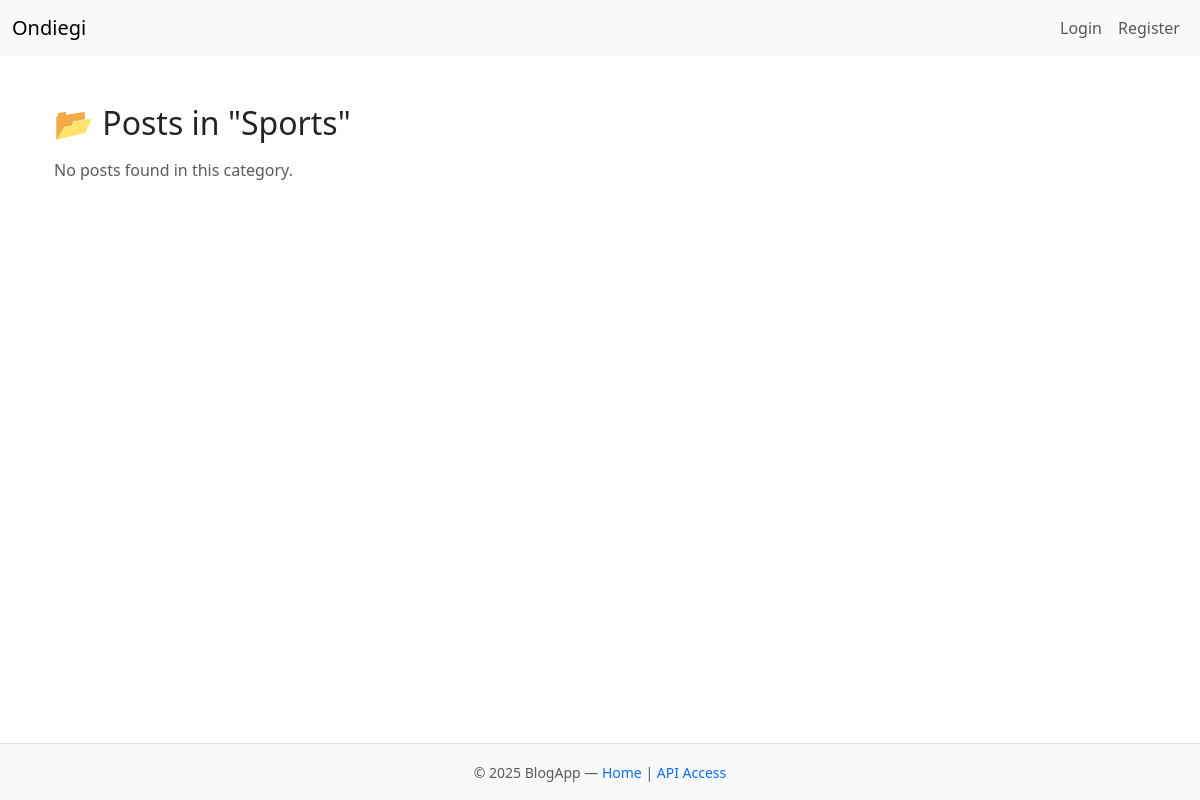
The app's page /blog/categories/sports/, older data.
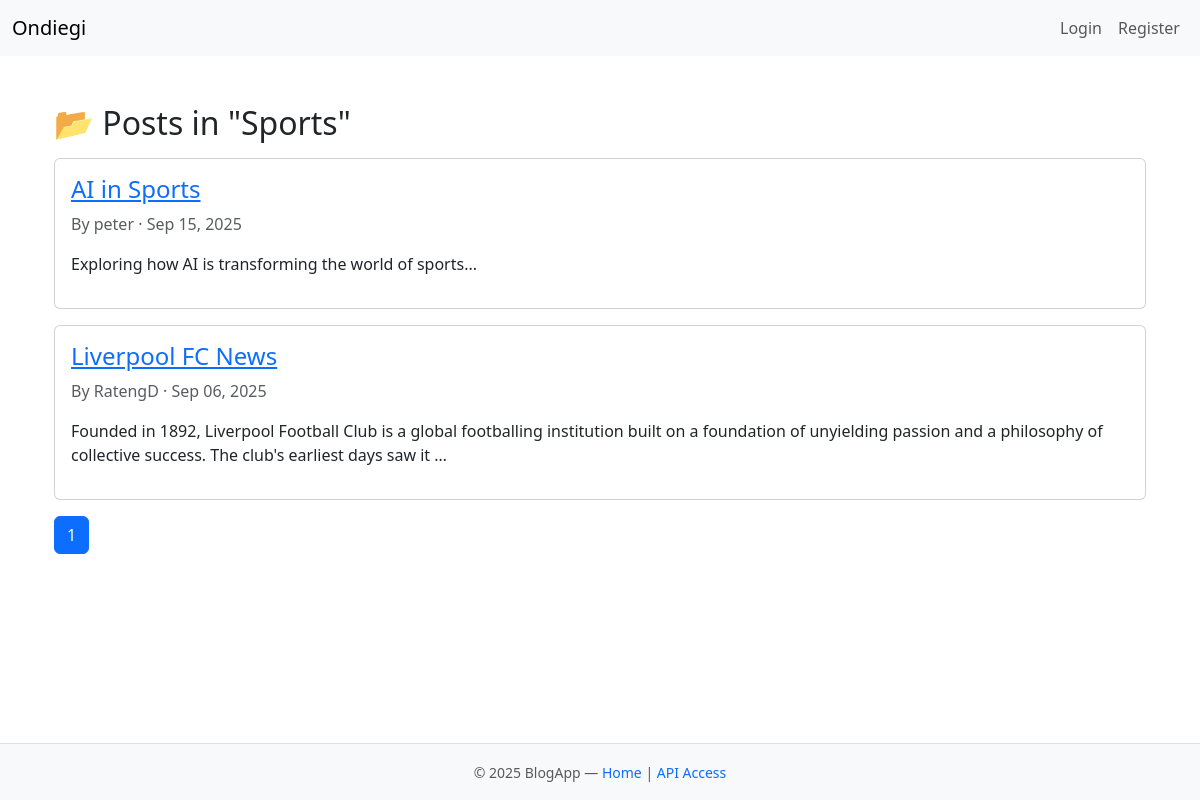
The same page, newer data.
### blog/models.py (models this page shows, shortened)
class Category(models.Model):
    name = models.CharField(max_length=100, unique=True)
    slug = models.SlugField(max_length=120, unique=True, blank=True)
    class Meta:
        verbose_name_plural = "Categories"

class BlogPost(models.Model):
    title = models.CharField(max_length=200)
    slug = models.SlugField(unique=True, blank=True)  # new field
    content = models.TextField()
    author = models.ForeignKey(User, on_delete=models.SET_NULL, null=True)
    created_at = models.DateTimeField(auto_now_add=True)
    category = models.ForeignKey(
        Category,
        related_name="posts",
        on_delete=models.SET_NULL,
        null=True,   # old posts can stay empty
        blank=True
    )

### blog/views.py (the view)
# urls.py: path('categories/<slug:slug>/', CategoryPostsHTMLView.as_view(), name='category-posts'),
class CategoryPostsHTMLView(ListView):
    model = BlogPost
    template_name = "blog/category_posts.html"
    context_object_name = "posts"
    paginate_by = 5
    def get_queryset(self):
        self.category = get_object_or_404(Category, slug=self.kwargs.get("slug"))
        return BlogPost.objects.filter(category=self.category).order_by("-created_at")
    def get_context_data(self, **kwargs):
        context = super().get_context_data(**kwargs)
        context["category"] = self.category
        return context

### blog/templates/blog/category_posts.html (shortened to what this page needs)
{% extends "base.html" %}
{% block content %}
<div class="container mt-4">
    <h2 class="mb-3">📂 Posts in "{{ category.name }}"</h2>
    {% if posts %}
        {% for post in posts %}
            <div class="card mb-3">
                <div class="card-body">
                    <h4 class="card-title">
                        <a href="{% url 'view-post' post.slug %}">
                            {{ post.title }}
                        </a>
                    </h4>
                    <p class="card-text text-muted">
                        By {{ post.author }} · {{ post.created_at|date:"M d, Y" }}
                    </p>
                    <p>{{ post.content|truncatewords:30 }}</p>
                </div>
            </div>
        {% endfor %}
        <nav>
            <ul class="pagination">
                {% for num in page_obj.paginator.page_range %}
                    {% if page_obj.number == num %}
                        <li class="page-item active">
                            <span class="page-link">{{ num }}</span>
                        </li>
                    {% else %}
                        <li class="page-item">
                            <a class="page-link" href="?page={{ num }}">{{ num }}</a>
                        </li>
                    {% endif %}
                {% endfor %}
            </ul>
        </nav>
    {% else %}
        <p class="text-muted">No posts found in this category.</p>
    {% endif %}
</div>
{% endblock %}

### templates/base.html (shortened to what this page needs)
<!DOCTYPE html>
<html lang="en">
<head>
  <link href="https://cdn.jsdelivr.net/npm/bootstrap@5.3.0/dist/css/bootstrap.min.css" rel="stylesheet">
</head>
<body class="d-flex flex-column min-vh-100">
  {% include 'navbar/navbar.html' %}
  <main class="container mt-4 flex-grow-1">
    {% block content %}{% endblock %}
  </main>
  {% include "navbar/footer.html" %}
</body>
</html>

### templates/navbar/navbar.html (shortened to what this page needs)
<nav class="navbar navbar-expand-lg navbar-light bg-light">
  <div class="container-fluid">
    <a class="navbar-brand" href="{% url 'home' %}">Ondiegi</a>
    <div class="collapse navbar-collapse" id="navbarNav">
      <ul class="navbar-nav ms-auto">
        {% if user.is_authenticated %}
        <li class="nav-item">
          <a class="nav-link" href="#">Hi {{ user.username }}</a>
        </li>
        <li class="nav-item">
          <a class="nav-link" href="{% url 'create-post' %}">Create Post</a>
        </li>
        <li class="nav-item">
          <a class="nav-link" href="{% url 'profile' %}">Profile</a>
        </li>
        <li class="nav-item">
          <a class="nav-link" href="{% url 'logout' %}">Logout</a>
        </li>
        {% else %}
        <li class="nav-item">
          <a class="nav-link" href="{% url 'login' %}">Login</a>
        </li>
        <li class="nav-item">
          <a class="nav-link" href="{% url 'register' %}">Register</a>
        </li>
        {% endif %}
      </ul>
    </div>
  </div>
</nav>

### templates/navbar/footer.html
<footer class="mt-auto bg-light text-center text-muted py-3 border-top">
  <div class="container">
    <small>
      &copy; {{ year }} BlogApp —
      <a href="{% url 'home' %}" class="text-decoration-none">Home</a> |
      <a href="/api/" class="text-decoration-none">API Access</a>
    </small>
  </div>
</footer>

Row changes from the older to the newer data that the page shows:
added BlogPost: title "AI in Sports", author "peter", created_at "Sep 15, 2025", content "Exploring how AI is transforming the world of sports..."
now on this page (row edited): BlogPost: title "Liverpool FC News", author "RatengD", created_at "Sep 06, 2025", content "Founded in 1892, Liverpool Football Club is a global footballing institution built on a foundation of unyielding passion and a philosophy of collective success. The club's earliest days saw it …"
Text that changed along with them:
new list line: "1"
text no longer shown: "No posts found in this category."
